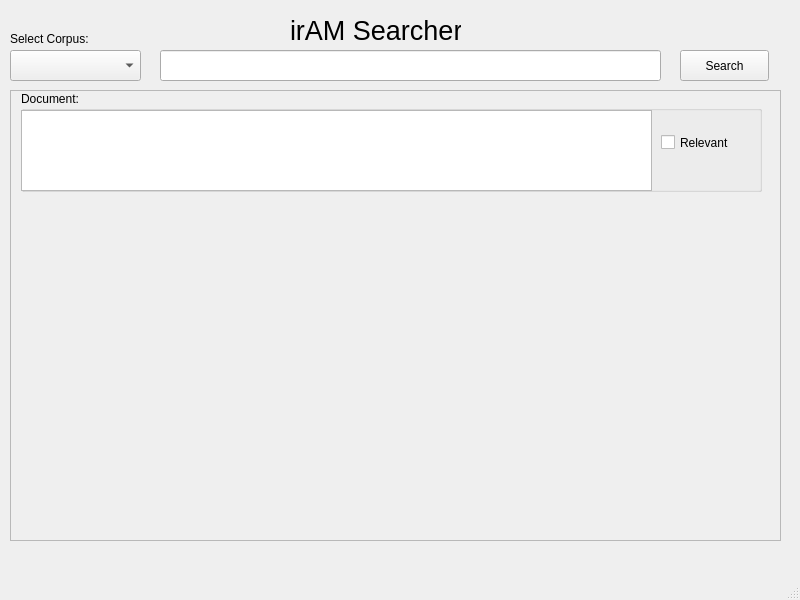
<?xml version="1.0" encoding="UTF-8"?>
<ui version="4.0">
 <class>MainWindow</class>
 <widget class="QMainWindow" name="MainWindow">
  <property name="geometry">
   <rect>
    <x>0</x>
    <y>0</y>
    <width>800</width>
    <height>600</height>
   </rect>
  </property>
  <property name="windowTitle">
   <string>MainWindow</string>
  </property>
  <widget class="QWidget" name="centralwidget">
   <widget class="QLabel" name="label">
    <property name="geometry">
     <rect>
      <x>290</x>
      <y>10</y>
      <width>171</width>
      <height>41</height>
     </rect>
    </property>
    <property name="font">
     <font>
      <family>Ubuntu</family>
      <pointsize>20</pointsize>
     </font>
    </property>
    <property name="text">
     <string>irAM Searcher</string>
    </property>
   </widget>
   <widget class="QLineEdit" name="search_input">
    <property name="geometry">
     <rect>
      <x>160</x>
      <y>50</y>
      <width>501</width>
      <height>31</height>
     </rect>
    </property>
   </widget>
   <widget class="QPushButton" name="search_button">
    <property name="geometry">
     <rect>
      <x>680</x>
      <y>50</y>
      <width>89</width>
      <height>31</height>
     </rect>
    </property>
    <property name="text">
     <string>Search</string>
    </property>
   </widget>
   <widget class="QComboBox" name="comboBox">
    <property name="geometry">
     <rect>
      <x>10</x>
      <y>50</y>
      <width>131</width>
      <height>31</height>
     </rect>
    </property>
    <property name="editable">
     <bool>false</bool>
    </property>
   </widget>
   <widget class="QLabel" name="label_2">
    <property name="geometry">
     <rect>
      <x>10</x>
      <y>30</y>
      <width>121</width>
      <height>17</height>
     </rect>
    </property>
    <property name="text">
     <string>Select Corpus:</string>
    </property>
   </widget>
   <widget class="QScrollArea" name="scrollArea">
    <property name="geometry">
     <rect>
      <x>10</x>
      <y>90</y>
      <width>771</width>
      <height>451</height>
     </rect>
    </property>
    <property name="verticalScrollBarPolicy">
     <enum>Qt::ScrollBarAlwaysOff</enum>
    </property>
    <property name="widgetResizable">
     <bool>true</bool>
    </property>
    <widget class="QWidget" name="scrollAreaWidgetContents">
     <property name="geometry">
      <rect>
       <x>0</x>
       <y>0</y>
       <width>769</width>
       <height>449</height>
      </rect>
     </property>
     <widget class="QGroupBox" name="groupBox">
      <property name="geometry">
       <rect>
        <x>10</x>
        <y>0</y>
        <width>741</width>
        <height>101</height>
       </rect>
      </property>
      <property name="title">
       <string>Document:</string>
      </property>
      <widget class="QCheckBox" name="checkBox">
       <property name="geometry">
        <rect>
         <x>640</x>
         <y>40</y>
         <width>92</width>
         <height>23</height>
        </rect>
       </property>
       <property name="text">
        <string>Relevant</string>
       </property>
      </widget>
      <widget class="QTextEdit" name="textEdit">
       <property name="geometry">
        <rect>
         <x>0</x>
         <y>19</y>
         <width>631</width>
         <height>81</height>
        </rect>
       </property>
      </widget>
     </widget>
    </widget>
   </widget>
  </widget>
  <widget class="QMenuBar" name="menubar">
   <property name="geometry">
    <rect>
     <x>0</x>
     <y>0</y>
     <width>800</width>
     <height>22</height>
    </rect>
   </property>
  </widget>
  <widget class="QStatusBar" name="statusbar"/>
 </widget>
 <resources/>
 <connections>
  <connection>
   <sender>comboBox</sender>
   <signal>currentTextChanged(QString)</signal>
   <receiver>search_input</receiver>
   <slot>setText(QString)</slot>
   <hints>
    <hint type="sourcelabel">
     <x>75</x>
     <y>87</y>
    </hint>
    <hint type="destinationlabel">
     <x>405</x>
     <y>87</y>
    </hint>
   </hints>
  </connection>
 </connections>
</ui>
